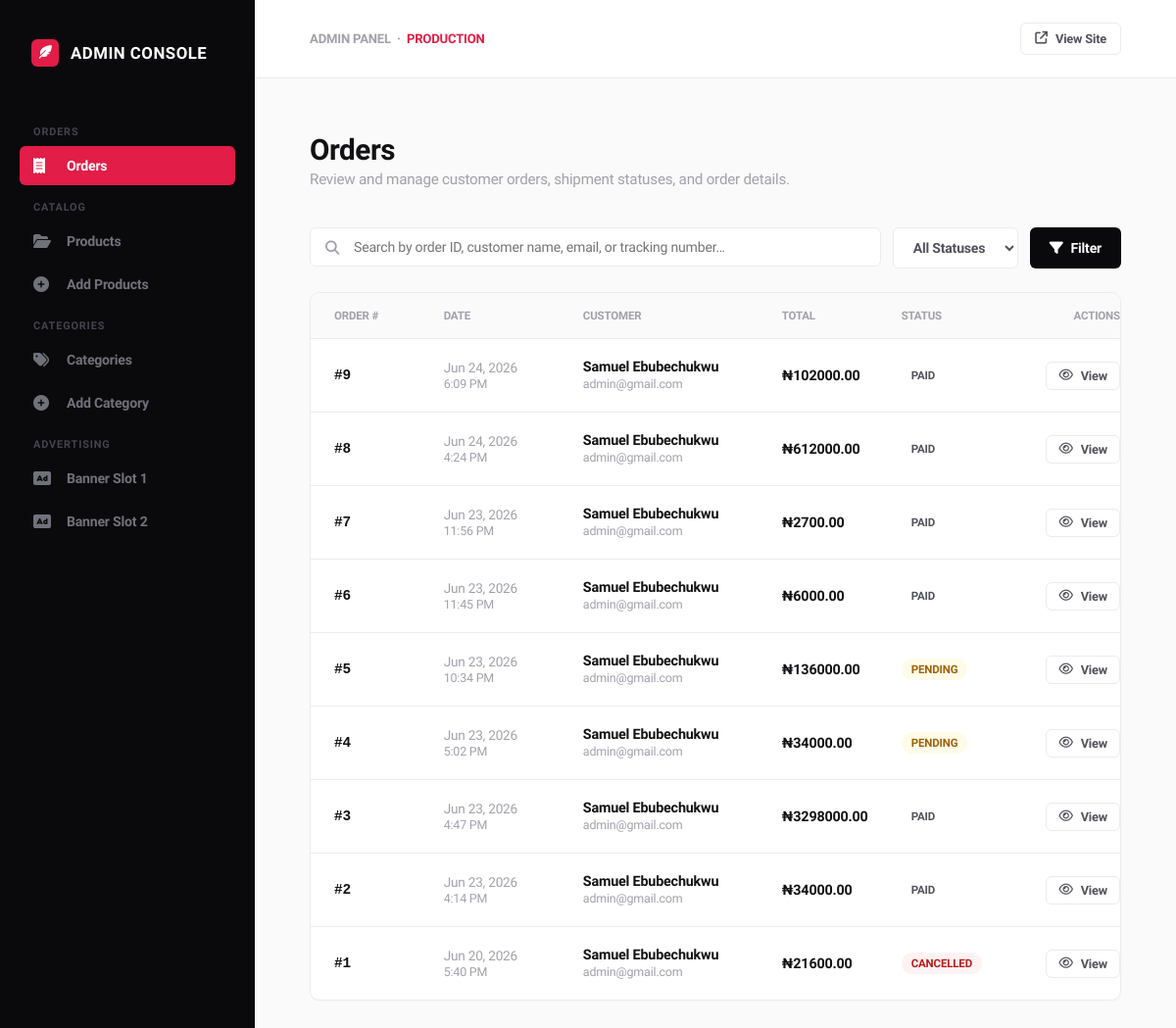
/admin-dashboard/ (signed in), run on an earlier commit of the app's database.
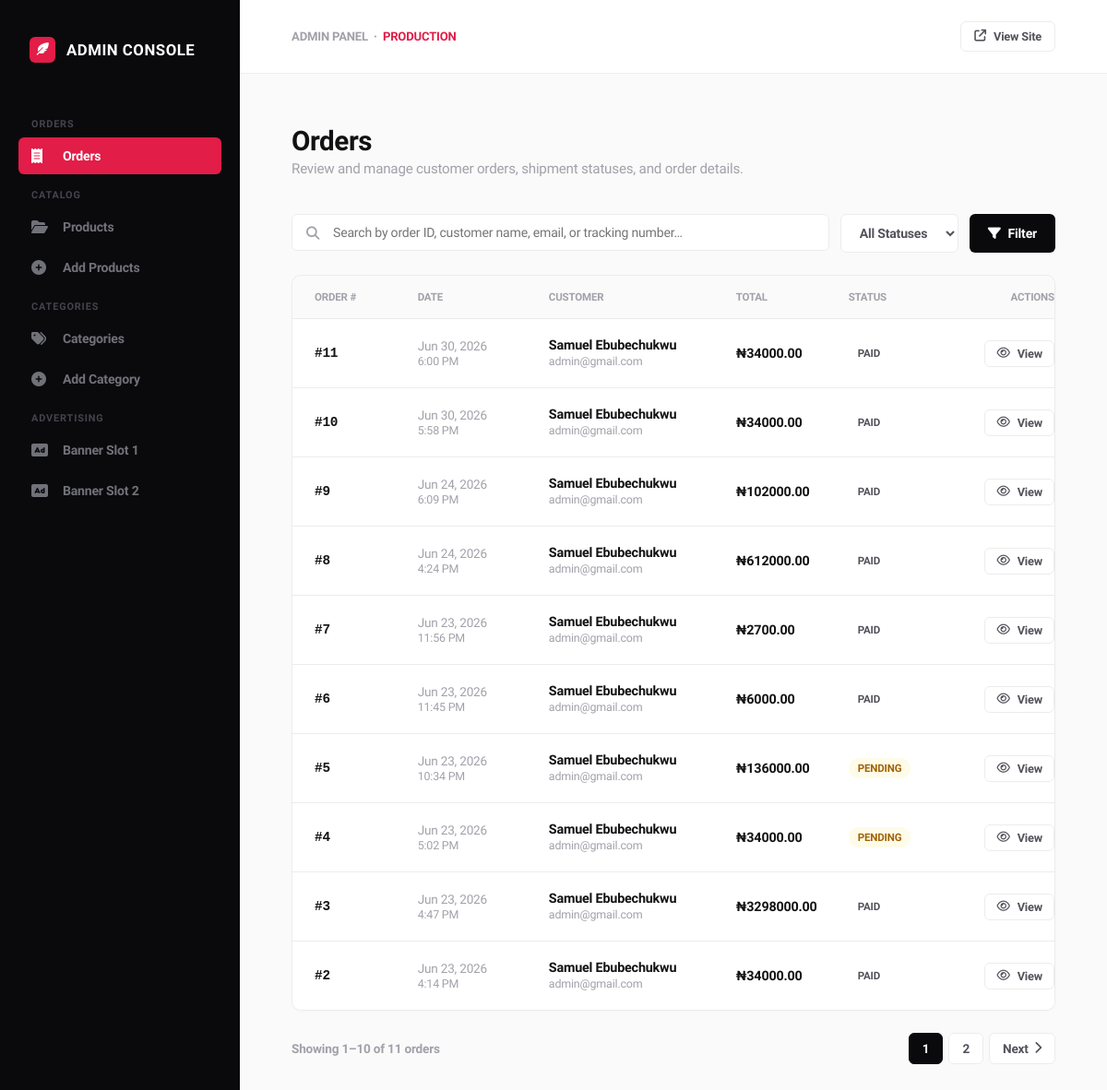
And on a later commit of the database.
### ecommerce/models.py (models this page shows, shortened)
class Order(models.Model):
    STATUS_CHOICES = [
        ('pending', 'Pending'),
        ('paid', 'Paid'),
        ('shipped', 'Shipped'),
        ('delivered', 'Delivered'),
        ('cancelled', 'Cancelled'),
        ('refunded', 'Refunded'),
    ]
    user = models.ForeignKey(User, on_delete=models.CASCADE, related_name='orders')
    shipping_address = models.ForeignKey(
        ShippingAddress, on_delete=models.SET_NULL,
        null=True, blank=True, related_name='orders'
    )
    shipping_address_snapshot = models.TextField(
        blank=True, help_text="Backup text in case shipping address is deleted"
    )
    status = models.CharField(max_length=20, choices=STATUS_CHOICES, default='pending')
    total = models.DecimalField(max_digits=12, decimal_places=2, default=0)
    billing_address = models.TextField(blank=True)
    tracking_number = models.CharField(max_length=255, blank=True)
    tx_ref = models.CharField(max_length=100, unique=True, blank=True, null=True)
    flw_transaction_id = models.CharField(max_length=100, blank=True, null=True)
    created_at = models.DateTimeField(auto_now_add=True)
    updated_at = models.DateTimeField(auto_now=True)
    class Meta:
        ordering = ['-created_at']

class User(AbstractUser):
    email = models.EmailField(unique=True)

### ecommerce/views.py (the view, shortened to what this page needs)
# urls.py: path('admin-dashboard/', admin_dashboard, name='admin_dashboard'),
@login_required(login_url="accounts:account")
def admin_dashboard(request):
    context = {}
    tab = request.GET.get('tab', 'orders')  # Default tab
    orders_qs = Order.objects.select_related('user', 'shipping_address').prefetch_related('items__product', 'items__product_size')
    order_search = request.GET.get('order_search', '')
    order_status = request.GET.get('order_status', 'all')
    if order_status and order_status != 'all':
        orders_qs = orders_qs.filter(status=order_status)
    orders_qs = orders_qs.order_by('-created_at')
    orders_paginator = Paginator(orders_qs, 10)
    orders_page_num = request.GET.get('orders_page', 1)
    orders_page = orders_paginator.get_page(orders_page_num)
    products_qs = Product.objects.select_related('category').prefetch_related('images', 'sizes')
    product_search = request.GET.get('product_search', '')
    product_category = request.GET.get('product_category', '')
    product_visibility = request.GET.get('product_visibility', '')
    if product_search:
        products_qs = products_qs.filter(
            Q(name__icontains=product_search) |
            Q(sku__icontains=product_search) |
            Q(slug__icontains=product_search)
        )
    if product_category:
        products_qs = products_qs.filter(category_id=product_category)
    products_qs = products_qs.order_by('-created_at')
    products_paginator = Paginator(products_qs, 10)
    products_page_num = request.GET.get('products_page', 1)
    products_page = products_paginator.get_page(products_page_num)
    categories_qs = Category.objects.all().order_by('sort_order', 'name')
    category_search = request.GET.get('category_search', '')
    if category_search:
        categories_qs = categories_qs.filter(name__icontains=category_search)
    categories_paginator = Paginator(categories_qs, 15)
    categories_page_num = request.GET.get('categories_page', 1)
    categories_page = categories_paginator.get_page(categories_page_num)
    view_order_id = request.GET.get('view_order')
    view_order = None
    edit_category_id = request.GET.get('edit_category')
    edit_category_obj = None
    if edit_category_id:
        try:
            edit_category_obj = Category.objects.get(pk=edit_category_id)
        except Category.DoesNotExist:
            pass
    context = {
        'active_tab': tab,
        'orders': orders_page,
        'order_search': order_search,
        'order_status': order_status,
        'order_status_choices': Order.STATUS_CHOICES,
        'products': products_page,
        'product_search': product_search,
        'product_category': product_category,
        'product_visibility': product_visibility,
        'categories_for_filter': Category.objects.all().order_by('name'),
        'product_visibility_options': [
            ('active', 'Active State Only'),
            ('inactive', 'Inactive State Only'),
            ('featured', 'Featured Status Only'),
            ('not_featured', 'Non-Featured Rows Only'),
            ('featured_active', 'Featured & Active Mix'),
            ('featured_inactive', 'Featured & Inactive Mix'),
            ('out_of_stock', 'Global Out of Stock Pool'),
            ('variant_out', 'Sizes Variant Out of Stock'),
        ],
        'categories': categories_page,
        'category_search': category_search,
        'edit_category_obj': edit_category_obj,
        'view_order': view_order,
    }
    return render(request, 'Admin/admin.html', context)

### cart/cart.py (called while the page is built)
    def total_quantities(self):
        total = 0
        for item in self.cart.values():
            if 'quantity' in item and 'quantity' in item['quantity']:
                total += item['quantity']['quantity']
        return total

### cart/context_processors.py (called while the page is built)
def cart_quantity(request):
    cart = Cart(request)
    return {'cart_qty': cart.total_quantities()}

### ecommerce/context_processors.py (called while the page is built, shortened)
def categories(request):
    active_children = Category.objects.filter(is_active=True)
    top_level = Category.objects.filter(
        parent=None,
        is_active=True
    ).prefetch_related(
        Prefetch('children', queryset=active_children)
    )
    return {'categories': top_level}

def currency(request):
    code = request.session.get('currency', 'NGN')
    rate = 1
    return {
        'current_currency': code,
        'current_currency_symbol': CURRENCY_SYMBOLS.get(code, '₦'),
        'current_currency_rate': rate,
    }

### ecommerce/models.py (called while the page is built)
    @property
    def primary_image(self):
        key_img = self.images.filter(is_key=True).first()
        if key_img:
            return key_img.image_url
        first_img = self.images.first()
        return first_img.image_url if first_img else None

    @property
    def is_on_sale(self):
        return self.discount_price is not None and self.discount_price < self.price

    @property
    def display_price(self):
        return self.discount_price if self.is_on_sale else self.price

    @property
    def image_url(self):
        if self.image:
            return CloudinaryImage(str(self.image)).build_url(
                width=400, height=400, crop='fill', format='webp', quality='auto'
            )
        return None

### templates/Admin/admin.html (shortened to what this page needs)
{% load static %}
<!DOCTYPE html>
<html lang="en">
<head>
    <link rel="stylesheet" href="https://cdnjs.cloudflare.com/ajax/libs/font-awesome/6.4.0/css/all.min.css">
</head>
<body>
<aside class="sidebar" id="sidebar">
    <div class="brand-container">
        <div class="brand-logo"><i class="fa-solid fa-feather-pointed"></i></div>
        <div class="brand-name">Admin Console</div>
    </div>
    <ul class="nav-group" style="padding:0; list-style:none;">
        <div class="nav-label">Orders</div>
        <li>
            <button class="nav-item {% if active_tab == 'orders' %}active{% endif %}"
                    onclick="switchTab('orders')">
                <i class="fa-solid fa-receipt"></i> Orders
            </button>
        </li>
        <div class="nav-label">Catalog</div>
        <li>
            <button class="nav-item {% if active_tab == 'products' %}active{% endif %}"
                    onclick="switchTab('products')">
                <i class="fa-solid fa-folder-open"></i> Products
            </button>
        </li>
        <li>
            <a href="{% url 'ecommerce:add_product' %}" class="nav-item">
                <i class="fa-solid fa-circle-plus"></i> Add Products
            </a>
        </li>
        <div class="nav-label">Categories</div>
        <li>
            <button class="nav-item {% if active_tab == 'categories' %}active{% endif %}"
                    onclick="switchTab('categories')">
                <i class="fa-solid fa-tags"></i> Categories
            </button>
        </li>
        <li>
            <button class="nav-item {% if active_tab == 'add_category' %}active{% endif %}"
                    onclick="switchTab('add_category')">
                <i class="fa-solid fa-circle-plus"></i> Add Category
            </button>
        </li>
        <div class="nav-label">Advertising</div>
        <li>
            <a href="{% url 'ecommerce:admin_banner_ads' %}" class="nav-item">
                <i class="fa-solid fa-rectangle-ad"></i> Banner Slot 1
            </a>
        </li>
        <li>
            <a href="{% url 'ecommerce:admin_banner_ads2' %}" class="nav-item">
                <i class="fa-solid fa-rectangle-ad"></i> Banner Slot 2
            </a>
        </li>
    </ul>
</aside>
<div class="main-wrapper">
    <header class="global-header">
        <div style="font-size:0.82rem; font-weight:700; color:var(--text-muted); text-transform:uppercase;">
            Admin Panel &nbsp;·&nbsp; <span style="color:var(--pink-accent);">Production</span>
        </div>
        <a href="{% url 'ecommerce:home' %}" class="action-btn action-btn-secondary" style="font-size:0.8rem; padding:8px 14px;">
            <i class="fa-solid fa-arrow-up-right-from-square"></i> View Site
        </a>
    </header>
    <main>
        <section id="tab-orders" class="page-content-pane {% if active_tab == 'orders' or not active_tab %}active-view{% endif %}">
            <div class="view-title-block">
                <h1>Orders</h1>
                <p>Review and manage customer orders, shipment statuses, and order details.</p>
            </div>
            <form method="GET" action="{% url 'ecommerce:admin_dashboard' %}">
                <div class="search-filter-dock">
                    <div class="search-pill-input">
                        <i class="fa-solid fa-magnifying-glass"></i>
                        <input type="text" name="order_search" value="{{ order_search }}" placeholder="Search by order ID, customer name, email, or tracking number…">
                    </div>
                    <select class="custom-dropdown-select" name="order_status">
                        <option value="all" {% if order_status == 'all' %}selected{% endif %}>All Statuses</option>
                    </select>
                    <button type="submit" class="filter-submit-btn"><i class="fa-solid fa-filter"></i> Filter</button>
                </div>
            </form>
            <div class="modern-list-container">
                <div class="list-row-header orders-grid">
                    <div>Order #</div>
                    <div>Date</div>
                    <div>Customer</div>
                    <div>Total</div>
                    <div>Status</div>
                    <div style="text-align:right;">Actions</div>
                </div>
                {% for order in orders %}
                <div class="list-row-item orders-grid">
                    <div class="text-title font-mono">#{{ order.id }}</div>
                    <div style="font-size:0.85rem; color:var(--text-muted);">{{ order.created_at|date:"M d, Y" }}<br><span style="font-size:0.78rem;">{{ order.created_at|time:"g:i A" }}</span></div>
                    <div>
                        <strong style="color:var(--text-title);">{{ order.user.get_full_name|default:order.user.username }}</strong><br>
                        <span style="font-size:0.78rem; color:var(--text-muted);">{{ order.user.email }}</span>
                    </div>
                    <div style="font-weight:600; color:var(--text-title);">₦{{ order.total|floatformat:2 }}</div>
                    <div>
                        <span class="status-pill
                            {% if order.status == 'pending' %}pill-yellow
                            {% elif order.status == 'processing' %}pill-blue
                            {% elif order.status == 'shipped' %}pill-purple
                            {% elif order.status == 'delivered' %}pill-green
                            {% elif order.status == 'cancelled' %}pill-red
                            {% elif order.status == 'refunded' %}pill-dark
                            {% endif %}">
                            {{ order.get_status_display }}
                        </span>
                    </div>
                    <div style="text-align:right; display:flex; gap:6px; justify-content:flex-end; flex-wrap:wrap;">
                        <a href="{% url 'ecommerce:admin_dashboard' %}?tab=orders&view_order={{ order.id }}"
                           class="action-btn action-btn-secondary" style="padding:6px 12px; font-size:0.8rem;">
                            <i class="fa-regular fa-eye"></i> View
                        </a>
                    </div>
                </div>
                {% empty %}
                <div class="empty-state">
                    <i class="fa-solid fa-box-open"></i>
                    <h3>No orders found</h3>
                    <p>{% if order_search or order_status != 'all' %}Try adjusting your filters.{% else %}Orders will appear here once customers place them.{% endif %}</p>
                </div>
                {% endfor %}
            </div>
            {% if orders.paginator.num_pages > 1 %}
            <div class="pagination">
                <span class="pagination-info">
                    Showing {{ orders.start_index }}–{{ orders.end_index }} of {{ orders.paginator.count }} orders
                </span>
                <div class="pagination-controls">
                    {% for num in orders.paginator.page_range %}
                        {% if orders.number == num %}
                        <span class="page-btn current">{{ num }}</span>
                        {% elif num > orders.number|add:'-3' and num < orders.number|add:'3' %}
                        <a href="?tab=orders&order_search={{ order_search }}&order_status={{ order_status }}&orders_page={{ num }}"
                           class="page-btn">{{ num }}</a>
                        {% endif %}
                    {% endfor %}
                    {% if orders.has_next %}
                    <a href="?tab=orders&order_search={{ order_search }}&order_status={{ order_status }}&orders_page={{ orders.next_page_number }}"
                       class="page-btn">Next <i class="fa-solid fa-chevron-right"></i></a>
                    {% endif %}
                </div>
            </div>
            {% endif %}
        </section>
    </main>
</div>
</body>
</html>

What changed in the data, as far as the page shows it:
no longer on this page (row unchanged): Order: id "1", created_at "Jun 20, 2026", created_at "5:40 PM", user.get_full_name "Samuel Ebubechukwu", user.email "admin@gmail.com", total "21600.00", status "CANCELLED"
added Order: id "11", created_at "Jun 30, 2026", created_at "6:00 PM", user.get_full_name "Samuel Ebubechukwu", user.email "admin@gmail.com", total "34000.00", status "PAID"
added Order: id "10", created_at "Jun 30, 2026", created_at "5:58 PM", user.get_full_name "Samuel Ebubechukwu", user.email "admin@gmail.com", total "34000.00", status "PAID"
Also different on the page:
{{ orders.start_index }}: (not shown) → "1"
{{ orders.end_index }}: (not shown) → "10"
{{ orders.paginator.count }}: (not shown) → "11"
text now shown: "Showing – of orders Next"
new list line: "1"
new list line: "2"
